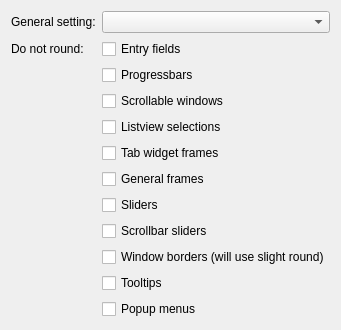
     <widget class="QWidget" name="page_28">
      <layout class="QFormLayout" name="formLayout_22">
       <item row="0" column="0">
        <widget class="QLabel" name="label_8">
         <property name="text">
          <string>General setting:</string>
         </property>
        </widget>
       </item>
       <item row="0" column="1">
        <widget class="QComboBox" name="round">
         <property name="toolTip">
          <string>&lt;p&gt;Set how 'rounded' widgets can be. The 'max' round setting only applies to buttons.&lt;/p&gt;</string>
         </property>
        </widget>
       </item>
       <item row="1" column="0">
        <widget class="QLabel" name="label_93">
         <property name="text">
          <string>Do not round:</string>
         </property>
        </widget>
       </item>
       <item row="1" column="1">
        <widget class="QCheckBox" name="squareEntry">
         <property name="toolTip">
          <string>&lt;p&gt;Controls whether text entry fields should respect the general round setting, or always be square.&lt;/p&gt;</string>
         </property>
         <property name="text">
          <string>Entry fields</string>
         </property>
        </widget>
       </item>
       <item row="2" column="1">
        <widget class="QCheckBox" name="squareProgress">
         <property name="toolTip">
          <string>&lt;p&gt;Controls whether progress bars should respect the general round setting, or always be square.&lt;/p&gt;</string>
         </property>
         <property name="text">
          <string>Progressbars</string>
         </property>
        </widget>
       </item>
       <item row="3" column="1">
        <widget class="QCheckBox" name="squareScrollViews">
         <property name="toolTip">
          <string>&lt;p&gt;Controls whether the frame of a scrollview should respect the general round setting, or always be square.&lt;/p&gt;</string>
         </property>
         <property name="text">
          <string>Scrollable windows</string>
         </property>
        </widget>
       </item>
       <item row="4" column="1">
        <widget class="QCheckBox" name="squareLvSelection">
         <property name="toolTip">
          <string>&lt;p&gt;If enabled, then selected items in listviews and treeviews will be drawn with square edges, regardless of the general round setting.&lt;/p&gt;</string>
         </property>
         <property name="text">
          <string>Listview selections</string>
         </property>
        </widget>
       </item>
       <item row="5" column="1">
        <widget class="QCheckBox" name="squareTabFrame">
         <property name="toolTip">
          <string>&lt;p&gt;Controls whether the frames of tab widgets should respect the general round setting, or always be square.&lt;/p&gt;</string>
         </property>
         <property name="text">
          <string>Tab widget frames</string>
         </property>
        </widget>
       </item>
       <item row="6" column="1">
        <widget class="QCheckBox" name="squareFrame">
         <property name="toolTip">
          <string>&lt;p&gt;Controls whether general frames should respect the general round setting, or always be square.&lt;/p&gt;</string>
         </property>
         <property name="text">
          <string>General frames</string>
         </property>
        </widget>
       </item>
       <item row="7" column="1">
        <widget class="QCheckBox" name="squareSlider">
         <property name="text">
          <string>Sliders</string>
         </property>
        </widget>
       </item>
       <item row="8" column="1">
        <widget class="QCheckBox" name="squareScrollbarSlider">
         <property name="text">
          <string>Scrollbar sliders</string>
         </property>
        </widget>
       </item>
       <item row="9" column="1">
        <widget class="QCheckBox" name="squareWindows">
         <property name="text">
          <string>Window borders (will use slight round)</string>
         </property>
        </widget>
       </item>
       <item row="10" column="1">
        <widget class="QCheckBox" name="squareTooltips">
         <property name="text">
          <string>Tooltips</string>
         </property>
        </widget>
       </item>
       <item row="11" column="1">
        <widget class="QCheckBox" name="squarePopupMenus">
         <property name="text">
          <string>Popup menus</string>
         </property>
        </widget>
       </item>
      </layout>
     </widget>
